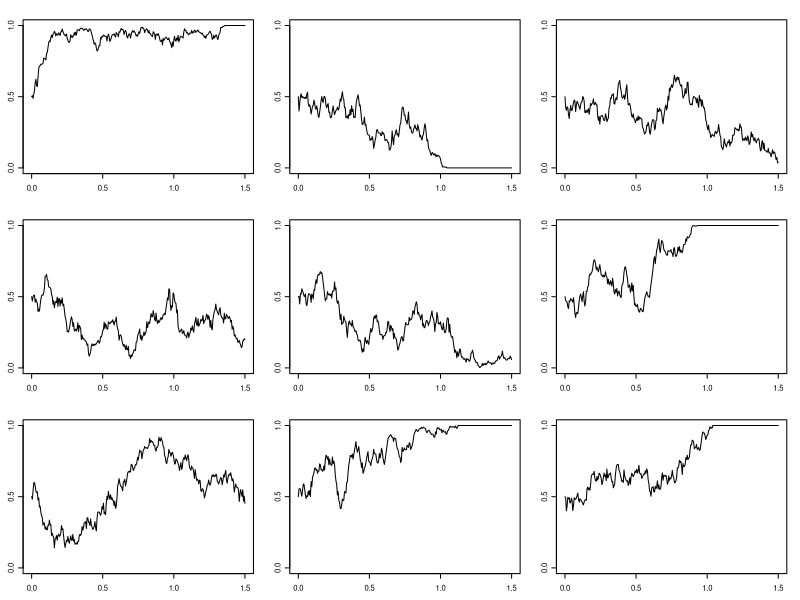
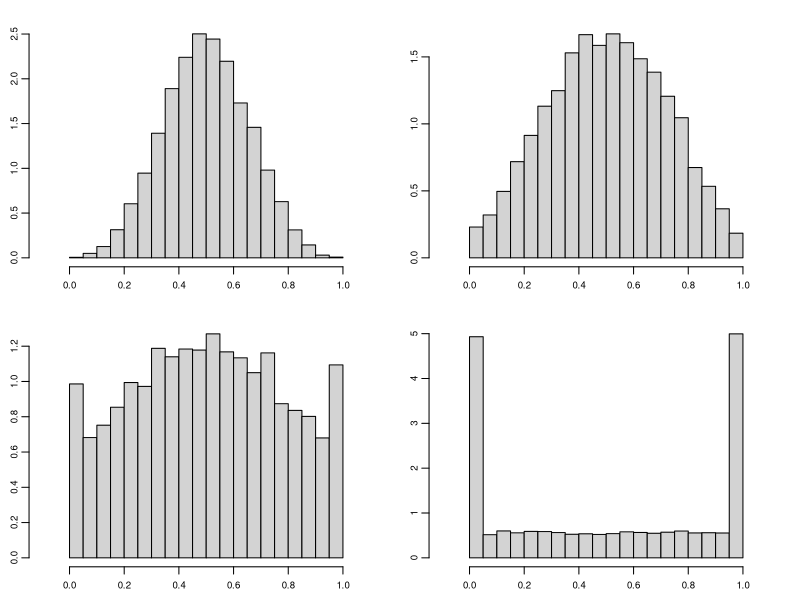

The R source for these figures, in order:
# drift.R
# Example 9.13, Figures 9.6 and 9.7
# simulation of random genetic drift SDE

par(mfrow=c(3,3),mar=c(2,1.75,1.5,1),tck=-.03,mgp=c(3,.5,0),cex.axis=0.7)
n = 200
t = 1.5
N <- 50
set.seed(4)
for(k in 1:9) {
xlist <- numeric(n*t + 1 )
xlist[1] <- 1/2
for (i in 2:(t*n + 1)) {
	xlist[i] <- xlist[i-1] +  sqrt(xlist[i-1]*(1-xlist[i-1]))*rnorm(1)/sqrt(n)
	if (xlist[i] < 0) xlist[i] <- 0
	if (xlist[i] > 1) xlist[i] <- 1
}
plot(seq(0,t,1/n),ylim=c(0,1),xlist,type="l",xlab="",ylab="",yaxt="n")
axis(2,c(0,0.5,1))
}

par(mfrow=c(2,2),mar=c(2,1.75,1.5,1),tck=-.03,mgp=c(3,.5,0),cex.axis=0.7)
tt <- c( 0.1, 0.2,0.35,1)
for (k in 1:4) {
n = 100
t = tt[k]
trials <- 10000
simlist <- numeric(trials)
for (j in 1:trials) {
xlist <- 1/2
for (i in 2:(n+1)) {
	new <- xlist + sqrt(xlist*(1-xlist))*rnorm(1)/sqrt(n/t)
if (new <0) new <- 0
if (new > 1) new <- 1
	xlist <- new
}
simlist[j] <- xlist
}
hist(simlist,xlab="",ylab="", freq=F,xlim=c(-.1,1.1),main="", col="lightgray")
}
